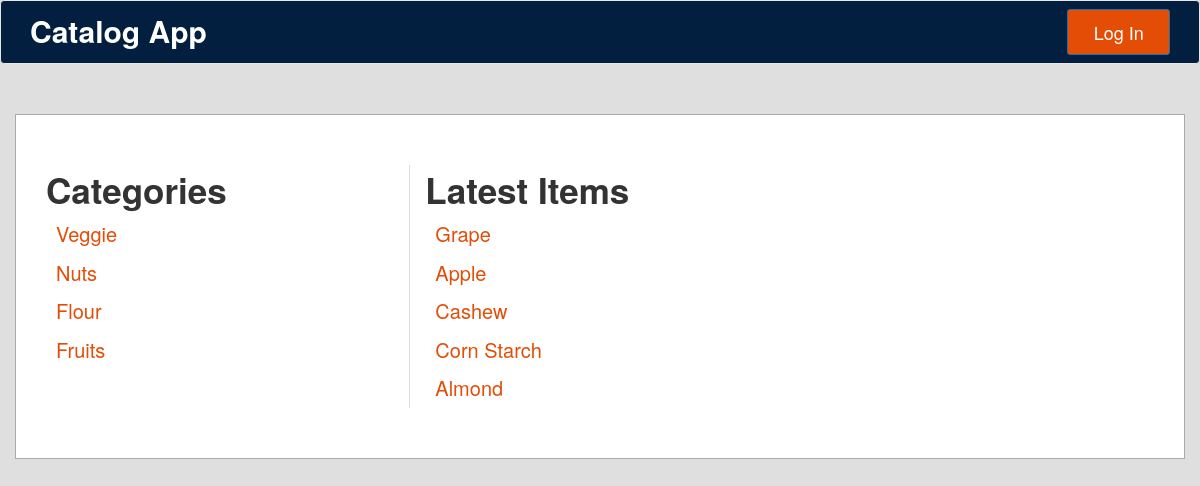
The page /categories on the database as committed earlier.
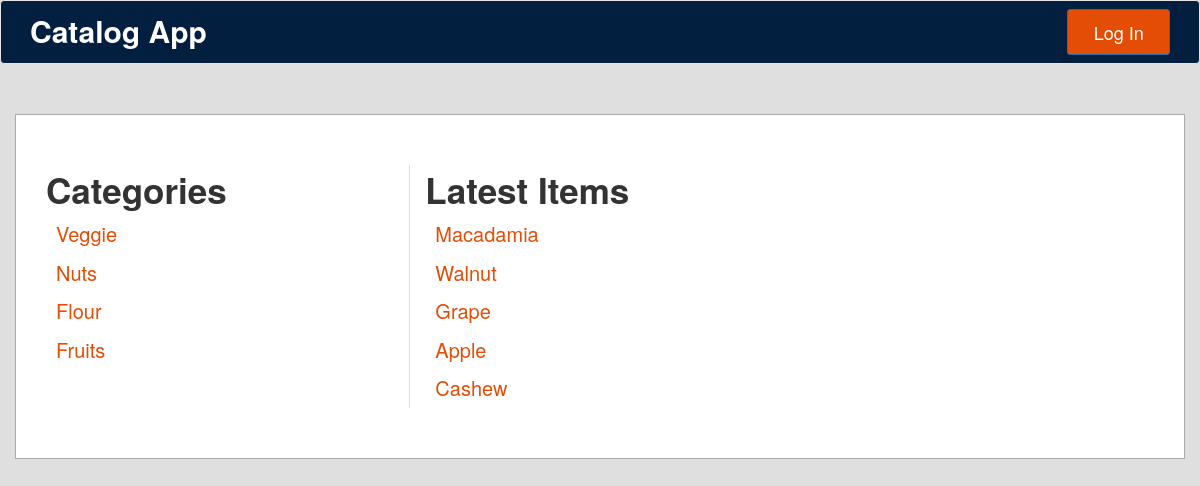
The same page on the database as committed later.
### database_setup.py (models this page shows, shortened)
class Category(Base):
    __tablename__ = 'category'
    id = Column(Integer, primary_key=True)
    name = Column(String(250), nullable=False)
    user_id = Column(Integer, ForeignKey('user.id'))
    user = relationship(User)

class CatalogItem(Base):
    __tablename__ = 'catalog_item'
    name = Column(String(80), nullable=False)
    id = Column(Integer, primary_key=True)
    description = Column(String(250))
    price = Column(String(8))
    category_id = Column(Integer, ForeignKey('category.id'))
    category = relationship(
        "Category", backref=backref("catalog_items", cascade="all, delete"))
    user_id = Column(Integer, ForeignKey('user.id'))
    user = relationship(User)

### application.py (the view)
@app.route('/')
@app.route('/categories')
def showCatalog():
    extracted_categories = session.query(Category).all()
    items = session.query(CatalogItem).order_by(asc(CatalogItem.name))
    latest_items = session.query(CatalogItem)\
        .order_by(desc(CatalogItem.id)).limit(5).all()
    quantity = items.count()
    if 'username' not in login_session:
        return render_template('public_catalog.html',
                               groceries=extracted_categories,
                               latest_items=latest_items)
    else:
        return render_template('catalog.html',
                               groceries=extracted_categories,
                               latest_items=latest_items)

### templates/public_catalog.html
{% extends "main.html" %}
{% block categories %}
Categories
{% for groceryitem in groceries %}
    <li class="category-link"><a href="{{url_for('showCatalogItems', category_id=groceryitem.id)}}"> {{groceryitem.name | title}} </a></li>
{% endfor %}
{% endblock %}
{% block content %}
Latest Items
<br>
{% for item_i in latest_items %}
    <li class="category-link"><a href="{{url_for('showCatalogItemDescription', category_id = item_i.category_id, catalog_item_id = item_i.id)}}"> {{item_i.name | title}} </a></li>
{% endfor %}
{% endblock %}

Rows that differ between the two databases and show on the page:
no longer on this page (row unchanged): CatalogItem: name "Corn Starch"
no longer on this page (row unchanged): CatalogItem: name "Almond"
added CatalogItem: name "Macadamia"
added CatalogItem: name "Walnut"
